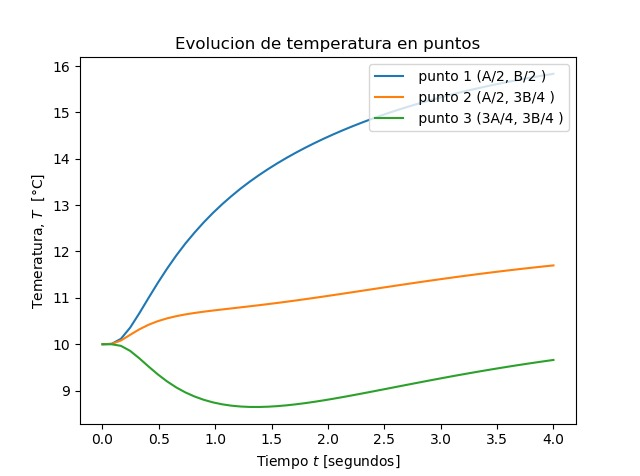

Write the Python code that produced this figure.
from matplotlib.pylab import *
from matplotlib import cm


#definir geo

a=1.
b=0.5
Nx=15
Ny=30

dx=b/Nx
dy=b/Ny

if dx!=dy:
    print("Error! dx!=dy")

h=dx

Puntos_a_analizar=[[],[],[]]

#funcion de conveniencia para calcular las coordenadas del punto (i,j)
coords = lambda i,j:(dx*i,dy*j)

x,y =coords(4,2)
print("x: ", x)
print("y: ", y)

def imshowbien(u):
    imshow(u.T[Nx::-1,:],cmap=cm.coolwarm, interpolation='bilinear')
    cbar=colorbar(extend='both',cmap=cm.coolwarm)
    ticks = arange(0,35,5)
    ticks_Text=["{}°".format(deg) for deg in ticks]
    cbar.set_ticks(ticks)
    cbar.set_ticklabels(ticks_Text)
    clim(0,30)

    xlabel('a')
    ylabel('b')
    xTicks_N=arange(0,Nx+1,3)
    yTicks_N=arange(0,Ny+1,3)
    xTicks=[coords(i,0)[0] for i in xTicks_N]
    yTicks=[coords(0,i)[1] for i in yTicks_N]
    xTicks_Text=["{0:.2f}".format(tick) for tick in xTicks]
    yTicks_Text=["{0:.2f}".format(tick) for tick in yTicks]
    xticks(xTicks_N,xTicks_Text,rotation='vertical')
    yticks(yTicks_N,yTicks_Text)
    margins(0.2)
    subplots_adjust(bottom=0.15)
    #show()


u_k = zeros((Nx + 1, Ny + 1),dtype=double)
u_km1 = zeros((Nx + 1, Ny + 1),dtype=double)

#condiciones iniciales
u_k[:,:] = 10.  #20 grados inicial en todas partes

#parametros problema(hierro)
dt = 0.01 #s
K = 79.5 #m**2/s
c = 450.
rho = 7800.
alpha = K * dt / (c*rho * dx**2)

#Informar cosas interesantes
print(f"dt = {dt}")
print(f"dx = {dx}")
print(f"K = {K}")
print(f"c = {c}")
print(f"rho = {rho}")
print(f"alpha = {alpha}")

#Loop en el tiempo
minuto = 60.
hora = 3600.
dia = 24*3600

dt = 1*minuto
dnext_t = 0.5 * hora
next_t = 0
framenum = 0
T = 1*dia
Days = 1*T #cuantos dias quiero simular

def truncate(n,decimals=0):
    multiplier = 10**decimals
    return int(n*multiplier) / multiplier

#Loop en el tiempo
for k in range(int32(Days/dt)):
    t = dt*(k+1)
    dias = truncate(t/dia,0)
    horas = truncate((t-dias*dia)/hora,0)
    minutos = truncate((t-dias*dia-horas*hora)/minuto,0)
    titulo = "k = {0:05.0f}".format(k) + " t = {0:02.0f}d {1:02.0f}h {2:02.0f}m ".format(dias,horas,minutos)
    print(titulo)

    #CB esenciales, se repiten en cada iteracion
    u_k[0, :] = 20. #Borde izq
    u_k[-1, :] = 0.  # Borde der
    u_k[:, 0] = 20.  # Borde inferior
    u_k[:, -1] = 0.  # Borde sup

    u_k[-1, :] = u_k[-2, :] - 0 * dx # Borde der, gradiente -10
    # (f(x+h)+f(x))/dx = algo

    #loop en el espacio i = 1...... n-1
    for i in range(1,Nx):
        for j in range(1,Ny):

            #algoritmo de diferencias finidas 2-D para difusion

            #laplaciano
            nabla_u_k = (u_k[i-1, j] + u_k[i+1, j] + u_k[i, j-1] + u_k[i, j+1] - 4 * u_k[i, j]) / h**2

            #forward Euler
            u_km1[i, j] = u_k[i, j]+alpha*nabla_u_k

    #avanzar la solucion a k+1
    u_k = u_km1

    #CB denuevo, para asegurar cumplimiento
    u_k[0, :] = 20. #Borde izq
    u_k[-1, :] = 0.  # Borde der
    u_k[:, 0] = 20.  # Borde inferior
    u_k[:, -1] = 0.  # Borde sup

    u_k[-1, :] = u_k[-2, :] - 0 * dx # Borde der, gradiente -10
    # (f(x+h)+f(x))/dx = algo

    #Grafico en d_next
    if t>next_t:

        Puntos_a_analizar[0].append(u_k[int((Nx+1)/2),int((Ny+1)/2)])
        Puntos_a_analizar[1].append(u_k[int((Nx+1)/2),int(3*(Ny+1)/4)])
        Puntos_a_analizar[2].append(u_k[int(3*(Nx+1)/4),int(3*(Ny+1)/4)])

        figure(1)
        imshowbien(u_k)
        title(titulo)
        savefig("Ejemplo/frame_{0:04.0f}.png".format(framenum))
        framenum += 1
        next_t += dnext_t
        close(1)



x_x=np.linspace(dt,Days,len(Puntos_a_analizar[0]))
plt.plot(x_x,Puntos_a_analizar[0],label=" punto 1 (A/2, B/2 )")
plt.plot(x_x,Puntos_a_analizar[1],label=" punto 2 (A/2, 3B/4 )")
plt.plot(x_x,Puntos_a_analizar[2],label=" punto 3 (3A/4, 3B/4 )")
plt.legend(loc=1)
plt.title("Evolucion de temperatura en puntos")
plt.ylabel("Temeratura, $T$  [°C]")
plt.xlabel("Tiempo $t$ [segundos]")
plt.show()
